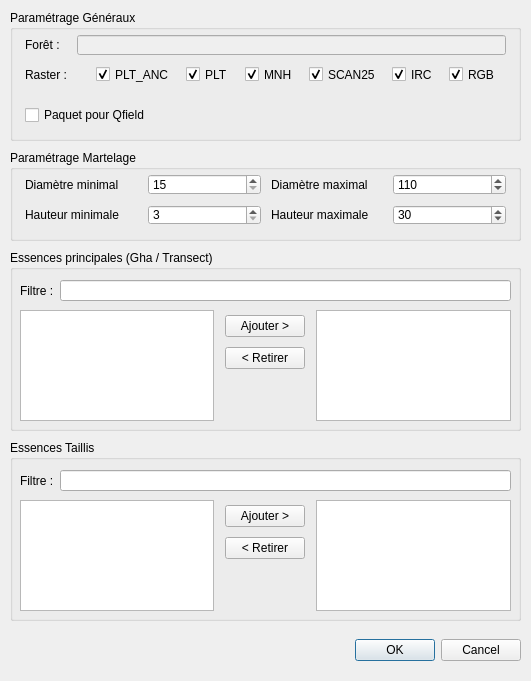
<?xml version="1.0" encoding="UTF-8"?>
<ui version="4.0">
 <class>ExpertiseDialog</class>
 <widget class="QDialog" name="ExpertiseDialog">
  <property name="geometry">
   <rect>
    <x>0</x>
    <y>0</y>
    <width>531</width>
    <height>681</height>
   </rect>
  </property>
  <property name="windowTitle">
   <string>Martelage</string>
  </property>
  <widget class="QGroupBox" name="groupBox_2">
   <property name="geometry">
    <rect>
     <x>10</x>
     <y>250</y>
     <width>511</width>
     <height>181</height>
    </rect>
   </property>
   <property name="title">
    <string>Essences principales (Gha / Transect)</string>
   </property>
   <widget class="QWidget" name="gridLayoutWidget_5">
    <property name="geometry">
     <rect>
      <x>10</x>
      <y>60</y>
      <width>491</width>
      <height>111</height>
     </rect>
    </property>
    <layout class="QGridLayout" name="gridLayout_6">
     <item row="0" column="0">
      <widget class="QListWidget" name="lw_species"/>
     </item>
     <item row="0" column="1">
      <layout class="QGridLayout" name="gridLayout_5">
       <property name="leftMargin">
        <number>5</number>
       </property>
       <property name="topMargin">
        <number>5</number>
       </property>
       <property name="rightMargin">
        <number>5</number>
       </property>
       <property name="bottomMargin">
        <number>5</number>
       </property>
       <property name="spacing">
        <number>10</number>
       </property>
       <item row="1" column="0">
        <widget class="QPushButton" name="pb_remove_species">
         <property name="text">
          <string>&lt; Retirer</string>
         </property>
        </widget>
       </item>
       <item row="2" column="0">
        <spacer name="verticalSpacer">
         <property name="orientation">
          <enum>Qt::Vertical</enum>
         </property>
         <property name="sizeHint" stdset="0">
          <size>
           <width>20</width>
           <height>40</height>
          </size>
         </property>
        </spacer>
       </item>
       <item row="0" column="0">
        <widget class="QPushButton" name="pb_add_species">
         <property name="text">
          <string>Ajouter &gt;</string>
         </property>
        </widget>
       </item>
      </layout>
     </item>
     <item row="0" column="2">
      <widget class="QListWidget" name="lw_selected_species"/>
     </item>
    </layout>
   </widget>
   <widget class="QWidget" name="horizontalLayoutWidget_2">
    <property name="geometry">
     <rect>
      <x>10</x>
      <y>30</y>
      <width>491</width>
      <height>21</height>
     </rect>
    </property>
    <layout class="QHBoxLayout" name="horizontalLayout_4">
     <item>
      <widget class="QLabel" name="label_layers_11">
       <property name="text">
        <string>Filtre :</string>
       </property>
      </widget>
     </item>
     <item>
      <widget class="QLineEdit" name="le_filter_species">
       <property name="placeholderText">
        <string extracomment="CHE..."/>
       </property>
      </widget>
     </item>
    </layout>
   </widget>
  </widget>
  <widget class="QGroupBox" name="groupBox_3">
   <property name="geometry">
    <rect>
     <x>10</x>
     <y>150</y>
     <width>511</width>
     <height>91</height>
    </rect>
   </property>
   <property name="title">
    <string>Paramétrage Martelage</string>
   </property>
   <widget class="QWidget" name="gridLayoutWidget_3">
    <property name="geometry">
     <rect>
      <x>10</x>
      <y>19</y>
      <width>491</width>
      <height>61</height>
     </rect>
    </property>
    <layout class="QGridLayout" name="gridLayout_4" rowstretch="0,0">
     <property name="leftMargin">
      <number>5</number>
     </property>
     <property name="topMargin">
      <number>5</number>
     </property>
     <property name="rightMargin">
      <number>5</number>
     </property>
     <property name="bottomMargin">
      <number>5</number>
     </property>
     <property name="spacing">
      <number>10</number>
     </property>
     <item row="0" column="3">
      <widget class="QLabel" name="label_layers_8">
       <property name="text">
        <string>Diamètre maximal</string>
       </property>
      </widget>
     </item>
     <item row="0" column="2">
      <widget class="QSpinBox" name="sp_dmin">
       <property name="minimum">
        <number>15</number>
       </property>
       <property name="maximum">
        <number>120</number>
       </property>
       <property name="singleStep">
        <number>5</number>
       </property>
      </widget>
     </item>
     <item row="0" column="1">
      <widget class="QLabel" name="label_layers_7">
       <property name="text">
        <string>Diamètre minimal</string>
       </property>
      </widget>
     </item>
     <item row="0" column="4">
      <widget class="QSpinBox" name="sp_dmax">
       <property name="minimum">
        <number>15</number>
       </property>
       <property name="maximum">
        <number>120</number>
       </property>
       <property name="singleStep">
        <number>5</number>
       </property>
       <property name="value">
        <number>110</number>
       </property>
      </widget>
     </item>
     <item row="1" column="1">
      <widget class="QLabel" name="label_layers_9">
       <property name="text">
        <string>Hauteur minimale</string>
       </property>
      </widget>
     </item>
     <item row="1" column="2">
      <widget class="QSpinBox" name="sp_hmin">
       <property name="minimum">
        <number>3</number>
       </property>
       <property name="maximum">
        <number>40</number>
       </property>
      </widget>
     </item>
     <item row="1" column="3">
      <widget class="QLabel" name="label_layers_10">
       <property name="text">
        <string>Hauteur maximale</string>
       </property>
      </widget>
     </item>
     <item row="1" column="4">
      <widget class="QSpinBox" name="sp_hmax">
       <property name="minimum">
        <number>3</number>
       </property>
       <property name="maximum">
        <number>40</number>
       </property>
       <property name="value">
        <number>30</number>
       </property>
      </widget>
     </item>
    </layout>
   </widget>
  </widget>
  <widget class="QGroupBox" name="groupBox">
   <property name="geometry">
    <rect>
     <x>10</x>
     <y>10</y>
     <width>511</width>
     <height>131</height>
    </rect>
   </property>
   <property name="title">
    <string>Paramétrage Généraux</string>
   </property>
   <widget class="QWidget" name="gridLayoutWidget">
    <property name="geometry">
     <rect>
      <x>10</x>
      <y>20</y>
      <width>491</width>
      <height>59</height>
     </rect>
    </property>
    <layout class="QGridLayout" name="gridLayout">
     <property name="leftMargin">
      <number>5</number>
     </property>
     <property name="topMargin">
      <number>5</number>
     </property>
     <property name="rightMargin">
      <number>5</number>
     </property>
     <property name="bottomMargin">
      <number>5</number>
     </property>
     <property name="spacing">
      <number>10</number>
     </property>
     <item row="0" column="0">
      <widget class="QLabel" name="label_layers_1">
       <property name="text">
        <string>Forêt :</string>
       </property>
      </widget>
     </item>
     <item row="1" column="1">
      <layout class="QHBoxLayout" name="horizontalLayout_2">
       <item>
        <widget class="QLabel" name="label_layers_2">
         <property name="sizePolicy">
          <sizepolicy hsizetype="Maximum" vsizetype="Preferred">
           <horstretch>0</horstretch>
           <verstretch>0</verstretch>
          </sizepolicy>
         </property>
         <property name="text">
          <string/>
         </property>
        </widget>
       </item>
       <item>
        <widget class="QCheckBox" name="cb_plt_anc">
         <property name="sizePolicy">
          <sizepolicy hsizetype="Maximum" vsizetype="Fixed">
           <horstretch>0</horstretch>
           <verstretch>0</verstretch>
          </sizepolicy>
         </property>
         <property name="text">
          <string>PLT_ANC</string>
         </property>
         <property name="checked">
          <bool>true</bool>
         </property>
         <property name="tristate">
          <bool>false</bool>
         </property>
        </widget>
       </item>
       <item>
        <widget class="QCheckBox" name="cb_plt">
         <property name="sizePolicy">
          <sizepolicy hsizetype="Maximum" vsizetype="Fixed">
           <horstretch>0</horstretch>
           <verstretch>0</verstretch>
          </sizepolicy>
         </property>
         <property name="text">
          <string>PLT</string>
         </property>
         <property name="checked">
          <bool>true</bool>
         </property>
        </widget>
       </item>
       <item>
        <widget class="QCheckBox" name="cb_mnh">
         <property name="sizePolicy">
          <sizepolicy hsizetype="Maximum" vsizetype="Fixed">
           <horstretch>0</horstretch>
           <verstretch>0</verstretch>
          </sizepolicy>
         </property>
         <property name="text">
          <string>MNH</string>
         </property>
         <property name="checked">
          <bool>true</bool>
         </property>
        </widget>
       </item>
       <item>
        <widget class="QCheckBox" name="cb_scan25">
         <property name="sizePolicy">
          <sizepolicy hsizetype="Maximum" vsizetype="Fixed">
           <horstretch>0</horstretch>
           <verstretch>0</verstretch>
          </sizepolicy>
         </property>
         <property name="text">
          <string>SCAN25</string>
         </property>
         <property name="checked">
          <bool>true</bool>
         </property>
        </widget>
       </item>
       <item>
        <widget class="QCheckBox" name="cb_irc">
         <property name="sizePolicy">
          <sizepolicy hsizetype="Maximum" vsizetype="Fixed">
           <horstretch>0</horstretch>
           <verstretch>0</verstretch>
          </sizepolicy>
         </property>
         <property name="text">
          <string>IRC</string>
         </property>
         <property name="checked">
          <bool>true</bool>
         </property>
        </widget>
       </item>
       <item>
        <widget class="QCheckBox" name="cb_rgb">
         <property name="sizePolicy">
          <sizepolicy hsizetype="Maximum" vsizetype="Fixed">
           <horstretch>0</horstretch>
           <verstretch>0</verstretch>
          </sizepolicy>
         </property>
         <property name="text">
          <string>RGB</string>
         </property>
         <property name="checked">
          <bool>true</bool>
         </property>
        </widget>
       </item>
      </layout>
     </item>
     <item row="1" column="0">
      <widget class="QLabel" name="label_layers_3">
       <property name="sizePolicy">
        <sizepolicy hsizetype="Fixed" vsizetype="Preferred">
         <horstretch>0</horstretch>
         <verstretch>0</verstretch>
        </sizepolicy>
       </property>
       <property name="text">
        <string>Raster :</string>
       </property>
      </widget>
     </item>
     <item row="0" column="1">
      <widget class="QLineEdit" name="le_forest_name">
       <property name="enabled">
        <bool>false</bool>
       </property>
      </widget>
     </item>
    </layout>
   </widget>
   <widget class="QWidget" name="gridLayoutWidget_2">
    <property name="geometry">
     <rect>
      <x>10</x>
      <y>90</y>
      <width>491</width>
      <height>31</height>
     </rect>
    </property>
    <layout class="QGridLayout" name="gridLayout_2">
     <property name="leftMargin">
      <number>5</number>
     </property>
     <property name="topMargin">
      <number>5</number>
     </property>
     <property name="rightMargin">
      <number>5</number>
     </property>
     <property name="bottomMargin">
      <number>5</number>
     </property>
     <property name="spacing">
      <number>10</number>
     </property>
     <item row="0" column="0">
      <widget class="QCheckBox" name="cb_package_for_qfield">
       <property name="toolTip">
        <string extracomment="Lorsque la case est cochée, le projet est empaqueté pour QField, compressé en ZIP et déposé dans le répertoire de sortie"/>
       </property>
       <property name="statusTip">
        <string/>
       </property>
       <property name="text">
        <string>Paquet pour Qfield</string>
       </property>
       <property name="checked">
        <bool>false</bool>
       </property>
      </widget>
     </item>
     <item row="0" column="1">
      <widget class="QgsFileWidget" name="fw_outdir">
       <property name="toolTip">
        <string/>
       </property>
       <property name="options">
        <set>QFileDialog::ShowDirsOnly</set>
       </property>
      </widget>
     </item>
    </layout>
   </widget>
  </widget>
  <widget class="QWidget" name="horizontalLayoutWidget">
   <property name="geometry">
    <rect>
     <x>10</x>
     <y>630</y>
     <width>511</width>
     <height>41</height>
    </rect>
   </property>
   <layout class="QHBoxLayout" name="horizontalLayout">
    <item>
     <spacer name="horizontalSpacer">
      <property name="orientation">
       <enum>Qt::Horizontal</enum>
      </property>
      <property name="sizeHint" stdset="0">
       <size>
        <width>40</width>
        <height>20</height>
       </size>
      </property>
     </spacer>
    </item>
    <item>
     <widget class="QDialogButtonBox" name="buttonBox">
      <property name="orientation">
       <enum>Qt::Horizontal</enum>
      </property>
      <property name="standardButtons">
       <set>QDialogButtonBox::Cancel|QDialogButtonBox::Ok</set>
      </property>
     </widget>
    </item>
   </layout>
  </widget>
  <widget class="QGroupBox" name="groupBox_4">
   <property name="geometry">
    <rect>
     <x>10</x>
     <y>440</y>
     <width>511</width>
     <height>181</height>
    </rect>
   </property>
   <property name="title">
    <string>Essences Taillis</string>
   </property>
   <widget class="QWidget" name="gridLayoutWidget_7">
    <property name="geometry">
     <rect>
      <x>10</x>
      <y>60</y>
      <width>491</width>
      <height>111</height>
     </rect>
    </property>
    <layout class="QGridLayout" name="gridLayout_9">
     <item row="0" column="2">
      <widget class="QListWidget" name="lw_selected_species_taillis"/>
     </item>
     <item row="0" column="1">
      <layout class="QGridLayout" name="gridLayout_10">
       <property name="leftMargin">
        <number>5</number>
       </property>
       <property name="topMargin">
        <number>5</number>
       </property>
       <property name="rightMargin">
        <number>5</number>
       </property>
       <property name="bottomMargin">
        <number>5</number>
       </property>
       <property name="spacing">
        <number>10</number>
       </property>
       <item row="0" column="0">
        <widget class="QPushButton" name="pb_add_species_taillis">
         <property name="text">
          <string>Ajouter &gt;</string>
         </property>
        </widget>
       </item>
       <item row="1" column="0">
        <widget class="QPushButton" name="pb_remove_species_taillis">
         <property name="text">
          <string>&lt; Retirer</string>
         </property>
        </widget>
       </item>
       <item row="2" column="0">
        <spacer name="verticalSpacer_3">
         <property name="orientation">
          <enum>Qt::Vertical</enum>
         </property>
         <property name="sizeHint" stdset="0">
          <size>
           <width>20</width>
           <height>40</height>
          </size>
         </property>
        </spacer>
       </item>
      </layout>
     </item>
     <item row="0" column="0">
      <widget class="QListWidget" name="lw_species_taillis"/>
     </item>
    </layout>
   </widget>
   <widget class="QWidget" name="horizontalLayoutWidget_3">
    <property name="geometry">
     <rect>
      <x>10</x>
      <y>30</y>
      <width>491</width>
      <height>21</height>
     </rect>
    </property>
    <layout class="QHBoxLayout" name="horizontalLayout_5">
     <item>
      <widget class="QLabel" name="label_layers_12">
       <property name="text">
        <string>Filtre :</string>
       </property>
      </widget>
     </item>
     <item>
      <widget class="QLineEdit" name="le_filter_species_taillis">
       <property name="placeholderText">
        <string extracomment="CHA..."/>
       </property>
      </widget>
     </item>
    </layout>
   </widget>
  </widget>
 </widget>
 <customwidgets>
  <customwidget>
   <class>QgsFileWidget</class>
   <extends>QWidget</extends>
   <header>qgsfilewidget.h</header>
  </customwidget>
 </customwidgets>
 <resources/>
 <connections>
  <connection>
   <sender>buttonBox</sender>
   <signal>accepted()</signal>
   <receiver>ExpertiseDialog</receiver>
   <slot>accept()</slot>
   <hints>
    <hint type="sourcelabel">
     <x>248</x>
     <y>254</y>
    </hint>
    <hint type="destinationlabel">
     <x>157</x>
     <y>274</y>
    </hint>
   </hints>
  </connection>
  <connection>
   <sender>buttonBox</sender>
   <signal>rejected()</signal>
   <receiver>ExpertiseDialog</receiver>
   <slot>reject()</slot>
   <hints>
    <hint type="sourcelabel">
     <x>316</x>
     <y>260</y>
    </hint>
    <hint type="destinationlabel">
     <x>286</x>
     <y>274</y>
    </hint>
   </hints>
  </connection>
 </connections>
</ui>
